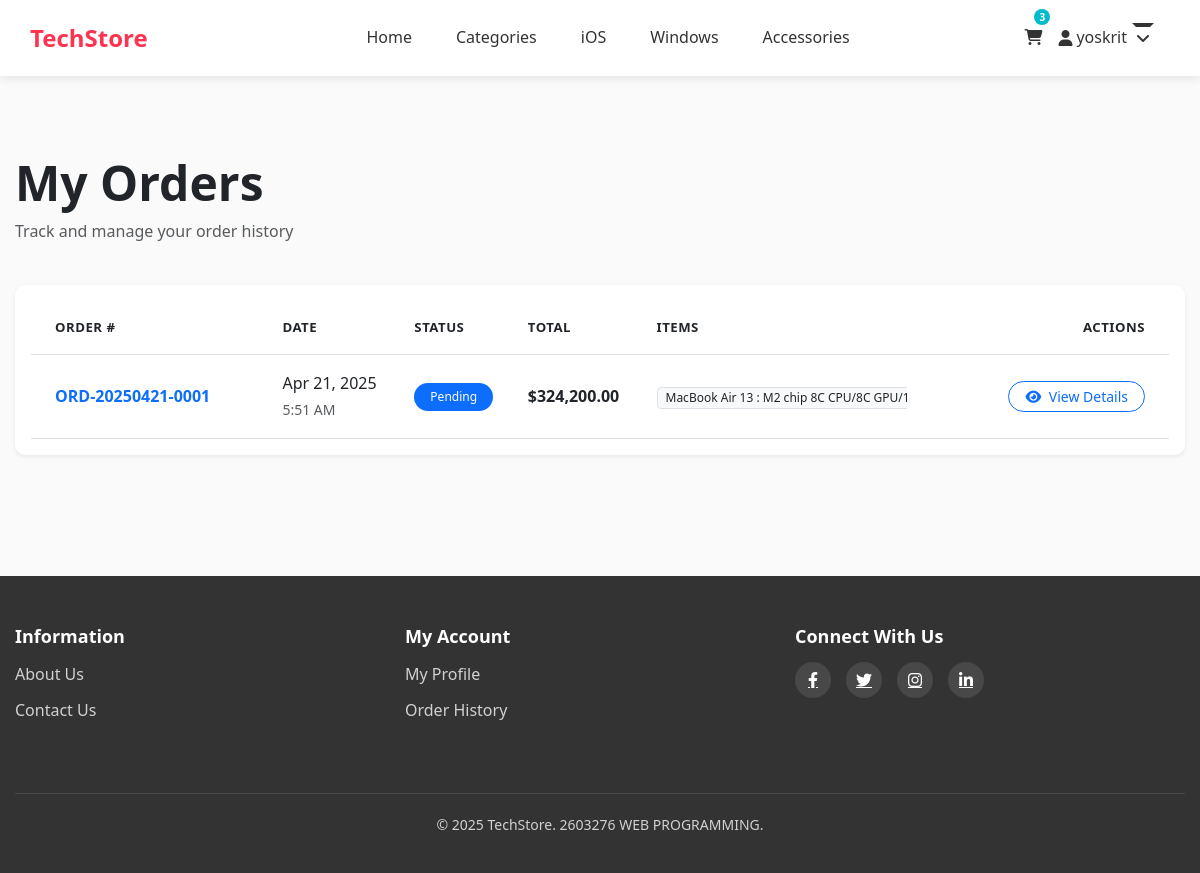
/orders/ (signed in), run on an earlier commit of the app's database.
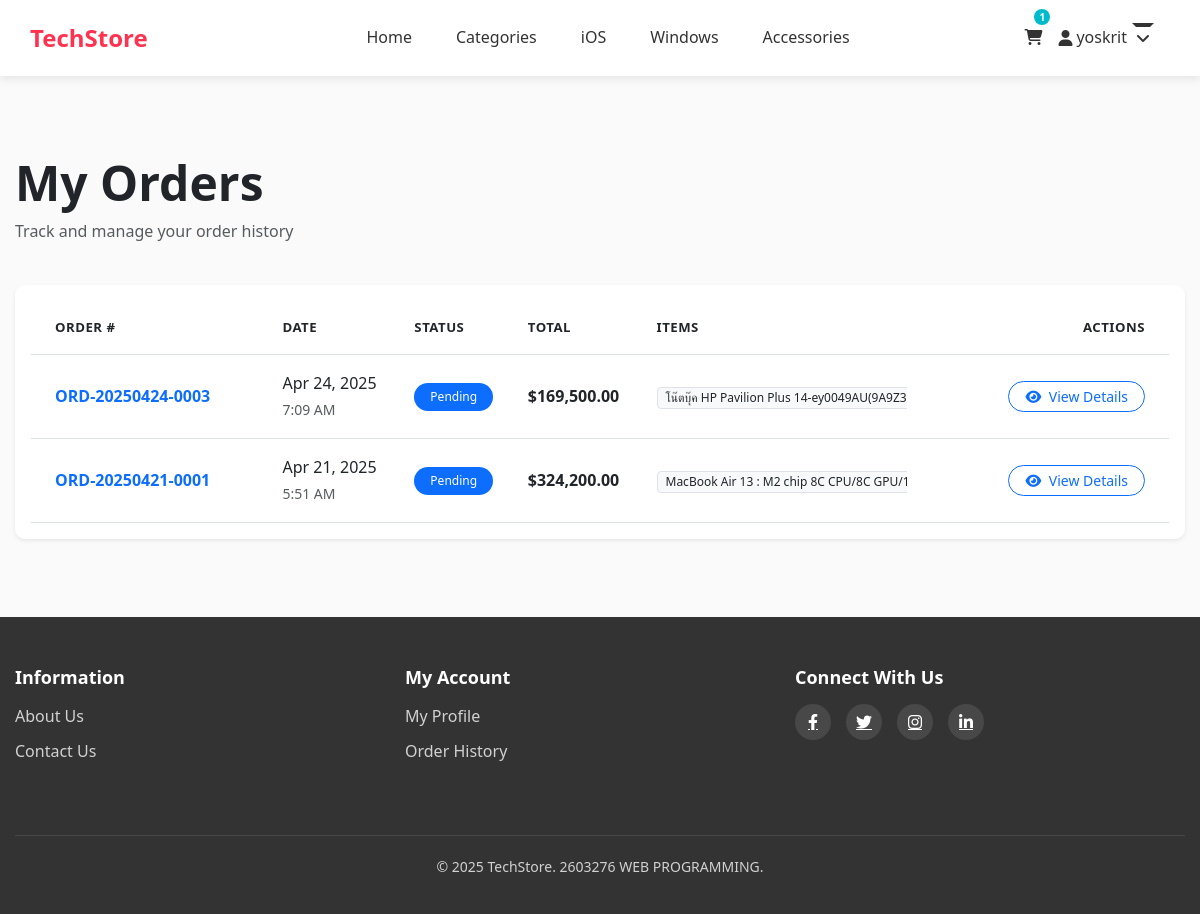
And on a later commit of the database.
### devices/models.py (models this page shows, shortened)
class Cart(models.Model):
    user = models.OneToOneField(settings.AUTH_USER_MODEL, on_delete=models.CASCADE, related_name="cart")
    created_at = models.DateTimeField(auto_now_add=True)
    updated_at = models.DateTimeField(auto_now=True)
    @property
    def total_items(self):
        return sum(item.quantity for item in self.items.all())

class CartItem(models.Model):
    cart = models.ForeignKey(Cart, on_delete=models.CASCADE, related_name="items")
    product = models.ForeignKey(Product, on_delete=models.CASCADE)
    product_color = models.ForeignKey('ProductColor', on_delete=models.SET_NULL, null=True, blank=True)
    quantity = models.PositiveIntegerField(default=1)
    added_at = models.DateTimeField(auto_now_add=True)
    class Meta:
        unique_together = ('cart', 'product', 'product_color')

class Order(models.Model):
    STATUS_CHOICES = [
        ('pending', 'Pending'),
        ('processing', 'Processing'),
        ('shipped', 'Shipped'),
        ('delivered', 'Delivered'),
        ('cancelled', 'Cancelled'),
        ('refunded', 'Refunded')
    ]
    PAYMENT_CHOICES = [
        ('credit_card', 'Credit Card'),
        ('paypal', 'PayPal'),
        ('bank_transfer', 'Bank Transfer'),
        ('cash_on_delivery', 'Cash on Delivery')
    ]
    user = models.ForeignKey(settings.AUTH_USER_MODEL, on_delete=models.CASCADE, related_name='orders')
    order_number = models.CharField(max_length=20, unique=True, blank=True, null=True)
    status = models.CharField(max_length=50, choices=STATUS_CHOICES, default='pending')
    payment_method = models.CharField(max_length=50, choices=PAYMENT_CHOICES, default='credit_card')
    shipping_address = models.TextField()
    shipping_city = models.CharField(max_length=100)
    shipping_country = models.CharField(max_length=100)
    shipping_postal_code = models.CharField(max_length=20)
    billing_address = models.TextField(blank=True, null=True)
    billing_city = models.CharField(max_length=100, blank=True, null=True)
    billing_country = models.CharField(max_length=100, blank=True, null=True)
    billing_postal_code = models.CharField(max_length=20, blank=True, null=True)
    total_price = models.DecimalField(max_digits=10, decimal_places=2)
    shipping_cost = models.DecimalField(max_digits=10, decimal_places=2, default=0)
    discount = models.DecimalField(max_digits=10, decimal_places=2, default=0)
    notes = models.TextField(blank=True, null=True)
    tracking_number = models.CharField(max_length=100, blank=True, null=True)
    created_at = models.DateTimeField(auto_now_add=True)
    updated_at = models.DateTimeField(auto_now=True)
    class Meta:
        ordering = ['-created_at']

class OrderItem(models.Model):
    order = models.ForeignKey(Order, on_delete=models.CASCADE, related_name='items')
    product = models.ForeignKey(Product, on_delete=models.CASCADE, related_name='order_items')
    product_color = models.ForeignKey('ProductColor', on_delete=models.SET_NULL,
                                     null=True, blank=True)
    quantity = models.PositiveIntegerField()
    price = models.DecimalField(max_digits=10, decimal_places=2)

class Product(models.Model):
    PLATFORM_CHOICES = [
        ('ios', 'iOS'),
        ('windows', 'Windows'),
        ('cross', 'Cross-Platform'),
        ('other', 'Other')
    ]
    title = models.CharField(max_length=200)
    slug = models.SlugField(max_length=220, unique=True, blank=True)
    description = models.TextField()
    short_description = models.CharField(max_length=255, blank=True)
    price = models.DecimalField(max_digits=10, decimal_places=2)
    sale_price = models.DecimalField(max_digits=10, decimal_places=2, blank=True, null=True)
    stock = models.PositiveIntegerField()
    is_featured = models.BooleanField(default=False)
    is_new = models.BooleanField(default=False)
    is_bestseller = models.BooleanField(default=False)
    category = models.ForeignKey(Category, on_delete=models.CASCADE, related_name='products')
    brand = models.ForeignKey(Brand, on_delete=models.CASCADE, related_name='products')
    platform = models.CharField(max_length=20, choices=PLATFORM_CHOICES, default='other')
    main_image = models.ImageField(upload_to='product_images/')
    created_at = models.DateTimeField(auto_now_add=True)
    updated_at = models.DateTimeField(auto_now=True)
    colors = models.ManyToManyField('Color', blank=True, related_name='products')
    tags = models.ManyToManyField('Tag', blank=True, related_name='products')
    class Meta:
        ordering = ['-created_at']

### devices/views.py (the view)
# urls.py: path('orders/', views.OrderListView.as_view(), name='order_list'),
class OrderListView(LoginRequiredMixin, ListView):
    model = Order
    template_name = 'devices/order_list.html'
    context_object_name = 'orders'
    paginate_by = 10
    def get_queryset(self):
        return Order.objects.filter(user=self.request.user).order_by('-created_at')

### devices/templates/devices/order_list.html (shortened to what this page needs)
{% extends "devices/base.html" %}
{% load humanize %}
{% block content %}
<div class="container py-5">
    <div class="row mb-4">
        <div class="col">
            <h1 class="display-5 fw-bold">My Orders</h1>
            <p class="text-muted">Track and manage your order history</p>
        </div>
    </div>
    {% if orders %}
        <div class="card shadow-sm">
            <div class="card-body">
                <div class="table-responsive">
                    <table class="table table-hover align-middle mb-0">
                        <thead class="bg-light">
                            <tr>
                                <th class="px-4 py-3">Order #</th>
                                <th class="py-3">Date</th>
                                <th class="py-3">Status</th>
                                <th class="py-3">Total</th>
                                <th class="py-3">Items</th>
                                <th class="py-3 text-end pe-4">Actions</th>
                            </tr>
                        </thead>
                        <tbody>
                            {% for order in orders %}
                            <tr class="border-bottom">
                                <td class="px-4 py-3">
                                    <span class="fw-bold text-primary">{{ order.order_number }}</span>
                                </td>
                                <td class="py-3">
                                    <div>{{ order.created_at|date:"M d, Y" }}</div>
                                    <small class="text-muted">{{ order.created_at|date:"g:i A" }}</small>
                                </td>
                                <td class="py-3">
                                    <span class="badge rounded-pill bg-{% if order.status == 'delivered' %}success{% elif order.status == 'cancelled' %}danger{% elif order.status == 'processing' %}warning{% else %}primary{% endif %} px-3 py-2">
                                        {{ order.get_status_display }}
                                    </span>
                                </td>
                                <td class="py-3">
                                    <span class="fw-bold">${{ order.total_price|floatformat:2|intcomma }}</span>
                                </td>
                                <td class="py-3">
                                    <div class="text-truncate" style="max-width: 250px;">
                                        {% for item in order.items.all %}
                                            <span class="badge bg-light text-dark border">
                                                {{ item.product.title }}
                                            </span>
                                        {% endfor %}
                                    </div>
                                </td>
                                <td class="text-end pe-4 py-3">
                                    <a href="{% url 'devices:order_detail' pk=order.pk %}"
                                       class="btn btn-sm btn-outline-primary rounded-pill px-3">
                                        <i class="fas fa-eye me-1"></i> View Details
                                    </a>
                                </td>
                            </tr>
                            {% endfor %}
                        </tbody>
                    </table>
                </div>
            </div>
        </div>
    {% endif %}
</div>
{% endblock %}

### devices/templates/devices/base.html (shortened to what this page needs)
{% load static %}
<!DOCTYPE html>
<html lang="en">
<head>
    <link rel="stylesheet" href="https://cdnjs.cloudflare.com/ajax/libs/bootstrap/5.3.0/css/bootstrap.min.css">
    <link rel="stylesheet" href="https://cdnjs.cloudflare.com/ajax/libs/font-awesome/6.4.0/css/all.min.css">
    <link href="https://cdn.jsdelivr.net/npm/bootstrap@5.3.0/dist/css/bootstrap.min.css" rel="stylesheet">
</head>
<body>
    <header>
        <div class="container">
            <nav class="navbar">
                <div class="container d-flex align-items-center justify-content-between">
                    <a href="{% url 'devices:home' %}" class="logo me-4">TechStore</a>
                    <div class="nav-container flex-grow-1 d-flex justify-content-center">
                      <ul class="nav-links mb-0">
                            <li><a href="{% url 'devices:home' %}" class="nav-link {% if request.resolver_match.url_name == 'home' %}active{% endif %}">Home</a></li>
                            <li><a href="{% url 'devices:category_list' %}" class="nav-link {% if 'category' in request.path %}active{% endif %}">Categories</a></li>
                            <li><a href="{% url 'devices:ios_products' %}" class="nav-link {% if 'ios' in request.path %}active{% endif %}">iOS</a></li>
                            <li><a href="{% url 'devices:windows_products' %}" class="nav-link {% if 'windows' in request.path %}active{% endif %}">Windows</a></li>
                            <li><a href="{% url 'devices:accessories' %}" class="nav-link {% if 'accessories' in request.path %}active{% endif %}">Accessories</a></li>
                        </ul>
                    </div>
                    <div class="nav-right d-flex align-items-center">
                        <a href="{% url 'devices:cart_detail' %}" class="nav-link cart-link me-3">
                          <i class="fas fa-shopping-cart"></i>
                          {% if user.is_authenticated and user.cart.total_items %}
                            <span class="cart-count">{{ user.cart.total_items }}</span>
                          {% endif %}
                        </a>
                        {% if user.is_authenticated %}
                        <div class="dropdown me-3">
                          <a href="#" class="dropdown-toggle nav-link">
                            <i class="fas fa-user me-1"></i>
                            <span>{{ user.username }}</span>
                          </a>
                        </div>
                        {% else %}
                        <a href="{% url 'devices:login' %}" class="nav-link me-3">
                          <i class="fas fa-sign-in-alt me-1"></i> Login
                        </a>
                        {% endif %}
                    </div>
                </div>
            </nav>
        </div>
    </header>
    <main>
        {% block content %}{% endblock %}
    </main>
    <footer>
        <div class="container">
            <div class="footer-content">
                <div class="footer-column">
                    <h3>Information</h3>
                    <ul>
                        <li><a href="{% url 'devices:about' %}">About Us</a></li>
                        <li><a href="{% url 'devices:contact' %}">Contact Us</a></li>
                    </ul>
                </div>
                <div class="footer-column">
                    <h3>My Account</h3>
                    <ul>
                        <li><a href="{% url 'devices:profile' %}">My Profile</a></li>
                        <li><a href="{% url 'devices:order_list' %}">Order History</a></li>
                    </ul>
                </div>
                <div class="footer-column">
                    <h3>Connect With Us</h3>
                    <div class="social-links">
                        <a href="#"><i class="fab fa-facebook-f"></i></a>
                        <a href="#"><i class="fab fa-twitter"></i></a>
                        <a href="#"><i class="fab fa-instagram"></i></a>
                        <a href="#"><i class="fab fa-linkedin-in"></i></a>
                    </div>
                </div>
            </div>
            <div class="copyright">
                <p>&copy; {% now "Y" %} TechStore. 2603276 WEB PROGRAMMING.</p>
            </div>
        </div>
    </footer>
</body>
</html>

### devices/templates/devices/base.html (style rules this page uses)
:root { --primary-color: #ff334f; --secondary-color: #e61e3c; --accent-color: #00bbcc; --light-gray: #f5f5f5; --dark-gray: #333333; --text-color: #212529; --border-color: #e0e0e0; --success-color: #28a745; --danger-color: #dc3545; }
body { font-family: 'Segoe UI', Roboto, 'Helvetica Neue', Arial, sans-serif; color: var(--text-color); line-height: 1.6; margin: 0; padding: 0; background-color: #fafafa; }
.container { max-width: 1200px; margin: 0 auto; padding: 0 15px; }
header { background-color: white; box-shadow: 0 2px 10px rgba(0, 0, 0, 0.1); position: sticky; top: 0; z-index: 1000; }
.navbar { display: flex; justify-content: center; align-items: center; padding: 15px 0; flex-wrap: wrap; }
.logo { font-size: 24px; font-weight: 700; color: var(--primary-color); text-decoration: none; transition: color 0.3s; }
.nav-links { display: flex; align-items: center; gap: 1.5rem; margin: 0; padding: 0; list-style: none; }
.nav-link { color: var(--dark-gray); text-decoration: none; font-weight: 500; padding: 0.5rem 0; transition: color 0.3s; white-space: nowrap; }
.nav-links li { margin-left: 20px; position: relative; }
.nav-links a { color: var(--dark-gray); text-decoration: none; font-weight: 500; transition: color 0.3s; display: flex; align-items: center; }
.dropdown { position: relative; }
.dropdown-toggle { display: flex; align-items: center; }
.dropdown-toggle::after { content: "\f107"; font-family: "Font Awesome 6 Free"; font-weight: 900; margin-left: 5px; }
.cart-link { position: relative; }
.cart-count { position: absolute; top: -8px; right: -8px; background-color: var(--accent-color); color: white; font-size: 10px; width: 16px; height: 16px; border-radius: 50%; display: flex; align-items: center; justify-content: center; font-weight: bold; }
main { min-height: 500px; padding: 30px 0; }
footer { background-color: var(--dark-gray); color: white; padding: 50px 0 20px; }
.footer-content { display: flex; flex-wrap: wrap; justify-content: space-between; margin-bottom: 30px; }
.footer-column { flex: 1; min-width: 200px; margin-bottom: 30px; padding-right: 20px; }
.footer-column h3 { font-size: 18px; margin-bottom: 15px; font-weight: 600; }
.footer-column ul { list-style: none; padding: 0; margin: 0; }
.footer-column ul li { margin-bottom: 10px; }
.footer-column ul li a { color: #d1d1d1; text-decoration: none; transition: color 0.3s; }
.social-links { display: flex; gap: 15px; }
.social-links a { display: flex; align-items: center; justify-content: center; width: 36px; height: 36px; background-color: rgba(255, 255, 255, 0.1); color: white; border-radius: 50%; transition: all 0.3s; }
.copyright { text-align: center; padding-top: 20px; border-top: 1px solid rgba(255, 255, 255, 0.1); color: #d1d1d1; font-size: 14px; }
.badge { padding: 4px 8px; border-radius: 4px; font-size: 12px; font-weight: 500; }

### devices/templates/devices/order_list.html (style rules this page uses)
.table th { font-weight: 600; text-transform: uppercase; font-size: 0.825rem; letter-spacing: 0.5px; }
.badge { font-weight: 500; }
.table td { vertical-align: middle; }
.card { border: none; border-radius: 10px; }

What changed in the data, as far as the page shows it:
added Order: order_number "ORD-20250424-0003", created_at "Apr 24, 2025", created_at "7:09 AM", status "Pending", total_price "169,500.00"
added OrderItem: product "โน๊ตบุ๊ค HP Pavilion Plus 14-ey0049AU(9A9…", shown under "ORD-20250424-0003"
Also different on the page:
{{ user.cart.total_items }}: "3" → "1"
